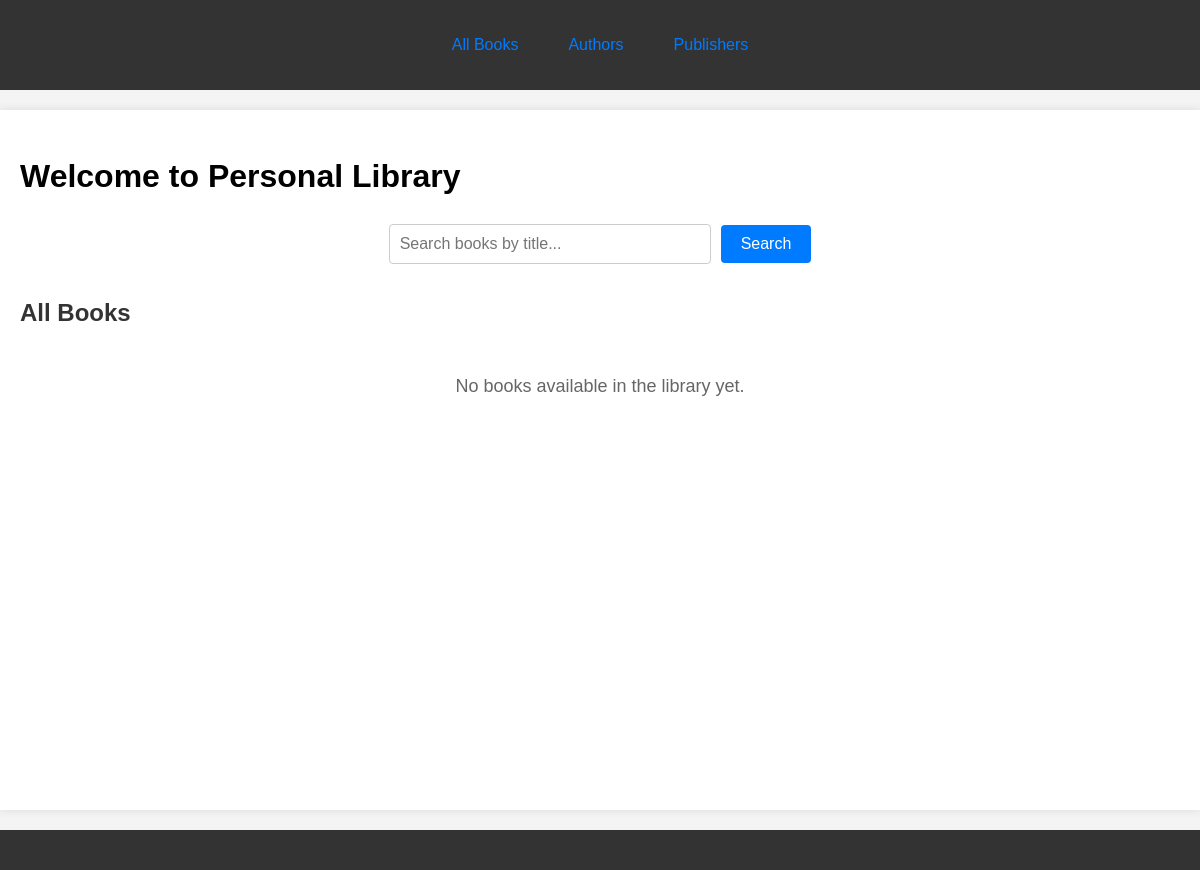
The app's page /, older data.
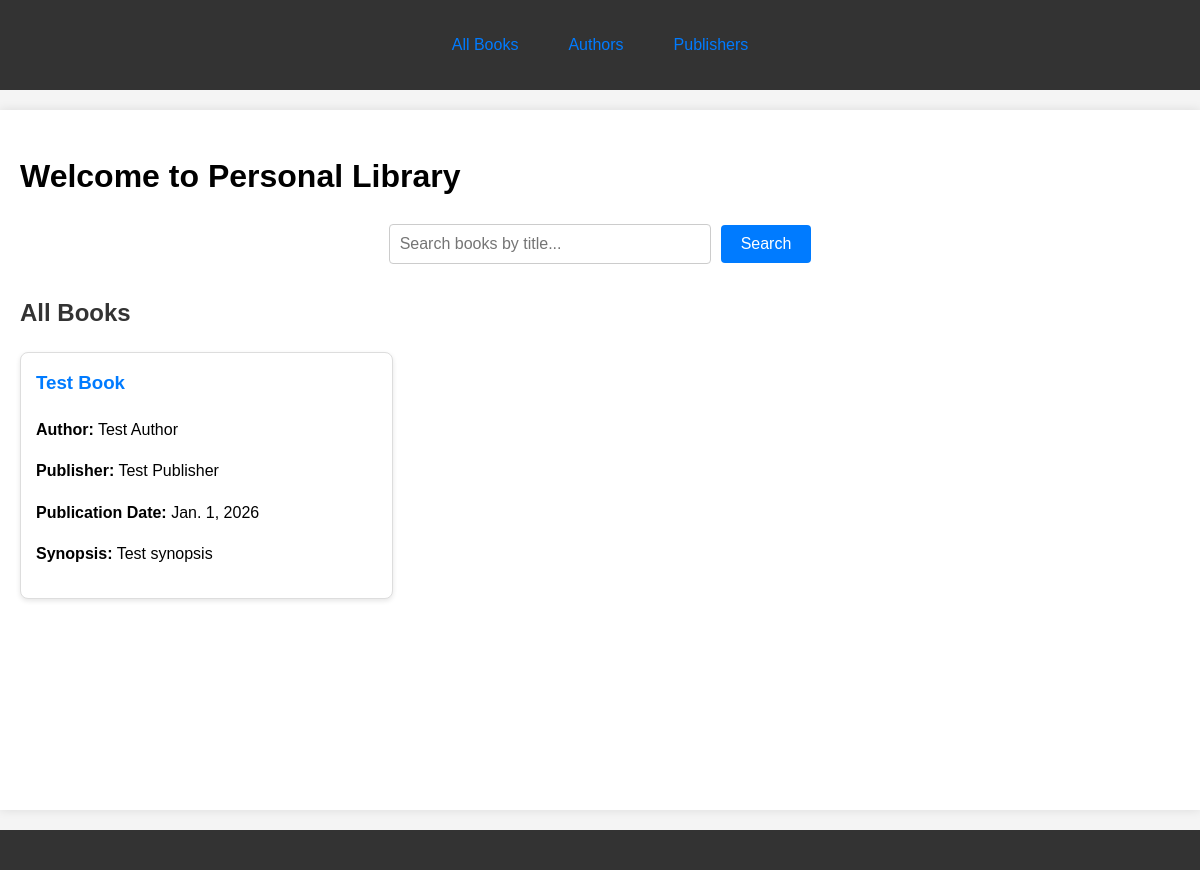
The same page, newer data.
### core/models.py (models this page shows, shortened)
class Book(models.Model):
    title = models.CharField(max_length=200)
    author = models.ForeignKey(Author, on_delete=models.CASCADE)
    publisher = models.ForeignKey(Publisher, on_delete=models.SET_NULL, blank=True, null=True)
    synopsis = models.TextField()
    publication_date = models.DateField()
    cover_image = models.ImageField(upload_to='book_covers/', blank=True, null=True)

class Author(models.Model):
    name = models.CharField(max_length=200)
    biography = models.TextField(blank=True, null=True)

class Publisher(models.Model):
    name = models.CharField(max_length=200)
    country = models.CharField(max_length=100, blank=True, null=True)

### core/views.py (the view)
# urls.py: path("", views.index, name="index"),
def index(request):
    query = request.GET.get('q', '')
    if query:
        books_list = Book.objects.filter(title__icontains=query).select_related('author', 'publisher')
    else:
        books_list = Book.objects.all().select_related('author', 'publisher')
    paginator = Paginator(books_list, 10)
    page_number = request.GET.get('page')
    page_obj = paginator.get_page(page_number)
    context = {
        'books': page_obj,
        'query': query,
        'is_paginated': page_obj.has_other_pages(),
        'page_obj': page_obj,
    }
    return render(request, 'core/index.html', context)

### core/templates/core/index.html (shortened to what this page needs)
{% extends 'core/base.html' %}
{% block header %}
    <div>
        <ul class="nav-list">
            <li><a href="/">All Books</a></li>
            <li><a href="/authors/">Authors</a></li>
            <li><a href="/publishers/">Publishers</a></li>
        </ul>
    </div>
{% endblock %}
{% block content %}
<div class="container">
    <h1>Welcome to Personal Library</h1>
    <form method="GET" class="search-form">
        <div class="search-container">
            <input type="text" name="q" value="{{ query }}" placeholder="Search books by title..." class="search-input">
            <button type="submit" class="search-button">Search</button>
        </div>
    </form>
    <div class="books-section">
        <h2>{% if query %}Search Results for "{{ query }}"{% else %}All Books{% endif %}</h2>
        {% if books %}
            <div class="books-grid">
                {% for book in books %}
                    <div class="book-item">
                        <h3>{{ book.title }}</h3>
                        <p><strong>Author:</strong> {{ book.author.name }}</p>
                        <p><strong>Publisher:</strong> {{ book.publisher.name|default:"N/A" }}</p>
                        <p><strong>Publication Date:</strong> {{ book.publication_date }}</p>
                        <p><strong>Synopsis:</strong> {{ book.synopsis|truncatewords:30 }}</p>
                    </div>
                {% endfor %}
            </div>
        {% else %}
            <p class="no-results">
                {% if query %}
                    No books found matching your search for "{{ query }}". Try a different search term.
                {% else %}
                    No books available in the library yet.
                {% endif %}
            </p>
        {% endif %}
    </div>
</div>
{% endblock %}

Row changes from the older to the newer data that the page shows:
added Book: title "Test Book", author.name "Test Author", publisher.name "Test Publisher", publication_date "Jan. 1, 2026", synopsis "Test synopsis"
Text that changed along with them:
text no longer shown: "No books available in the library yet."
